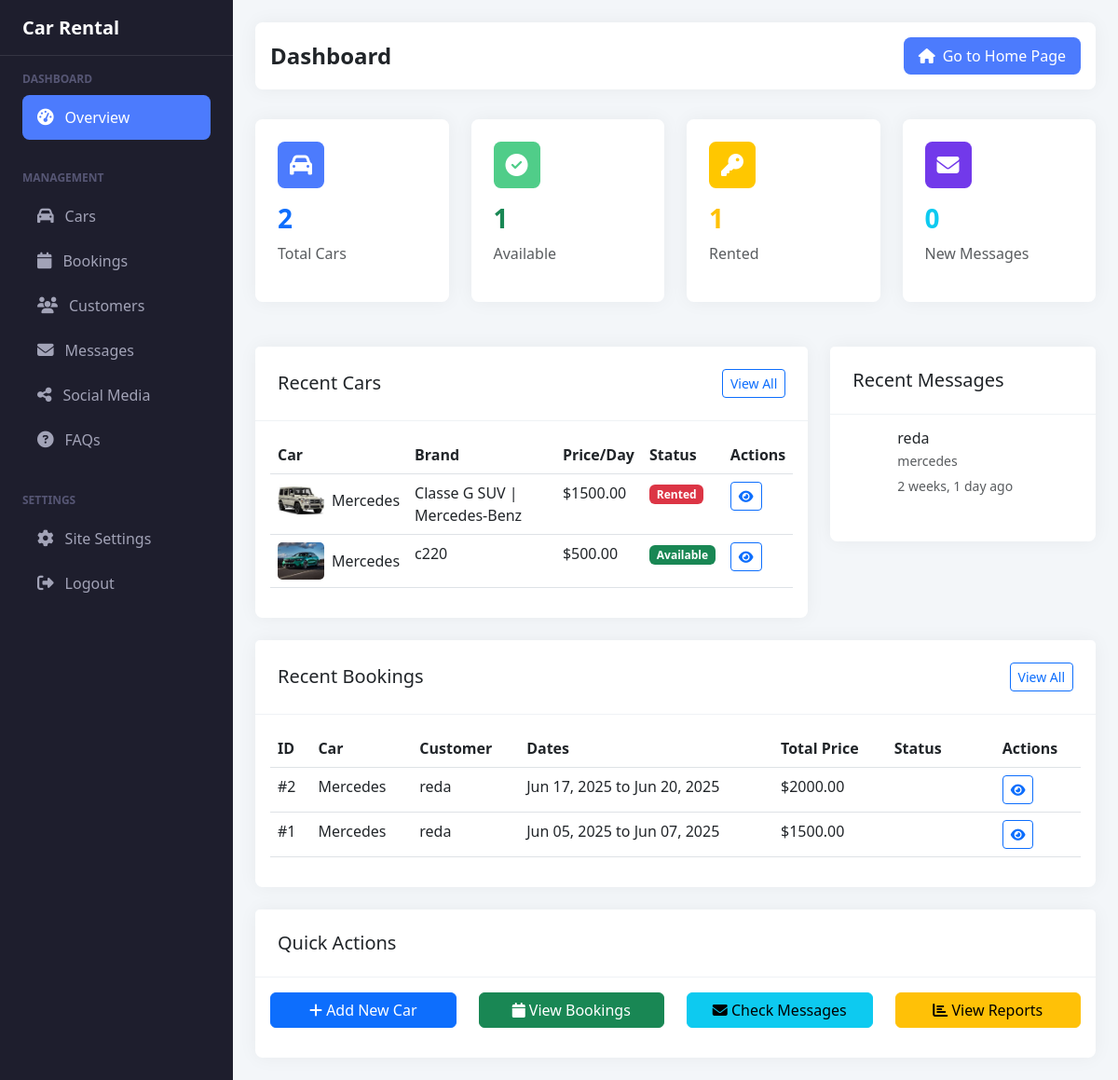
The page /dashboard/ (signed in) on the database its author committed.
### rentals/models.py (models this page shows, shortened)
class Car(models.Model):
    TRANSMISSION_CHOICES = [
        ('automatic', 'Automatic'),
        ('manual', 'Manual'),
    ]
    FUEL_CHOICES = [
        ('gasoline', 'Gasoline'),
        ('diesel', 'Diesel'),
        ('electric', 'Electric'),
        ('hybrid', 'Hybrid'),
    ]
    STATUS_CHOICES = [
        ('available', 'Available'),
        ('rented', 'Rented'),
        ('maintenance', 'Under Maintenance'),
    ]
    name = models.CharField(max_length=100)
    brand = models.CharField(max_length=50)
    model = models.CharField(max_length=50)
    description = models.TextField(blank=True, help_text="Detailed description of the car")
    phone_number = models.CharField(max_length=20, blank=True, help_text="Contact phone number for this car")
    price_per_day = models.DecimalField(max_digits=8, decimal_places=2)
    availability_status = models.CharField(max_length=20, choices=STATUS_CHOICES, default='available')
    transmission = models.CharField(max_length=20, choices=TRANSMISSION_CHOICES)
    fuel_type = models.CharField(max_length=20, choices=FUEL_CHOICES)
    seats = models.PositiveIntegerField(validators=[MinValueValidator(2), MaxValueValidator(9)])
    doors = models.PositiveIntegerField(validators=[MinValueValidator(2), MaxValueValidator(5)])
    engine_specs = models.CharField(max_length=50, help_text="e.g., 1.8L, 2.0L Turbo")
    air_conditioning = models.BooleanField(default=True)
    mileage = models.PositiveIntegerField(help_text="Total mileage in km")
    color = models.CharField(max_length=30)
    featured = models.BooleanField(default=False, help_text="Show on homepage")
    rating = models.DecimalField(max_digits=3, decimal_places=2, default=0.00,
                               validators=[MinValueValidator(0), MaxValueValidator(5)])
    total_reviews = models.PositiveIntegerField(default=0)
    created_at = models.DateTimeField(auto_now_add=True)
    updated_at = models.DateTimeField(auto_now=True)
    class Meta:
        ordering = ['-created_at']

class CarImage(models.Model):
    car = models.ForeignKey(Car, related_name='images', on_delete=models.CASCADE)
    image = models.ImageField(upload_to='car_images/')
    is_primary = models.BooleanField(default=False)
    alt_text = models.CharField(max_length=100, blank=True)
    class Meta:
        ordering = ['-is_primary', 'id']

class ContactMessage(models.Model):
    name = models.CharField(max_length=100)
    email = models.EmailField()
    phone = models.CharField(max_length=20, blank=True)
    subject = models.CharField(max_length=200)
    message = models.TextField()
    created_at = models.DateTimeField(auto_now_add=True)
    is_read = models.BooleanField(default=False)
    class Meta:
        ordering = ['-created_at']

class Booking(models.Model):
    STATUS_CHOICES = [
        ('pending', 'Pending'),
        ('confirmed', 'Confirmed'),
        ('cancelled', 'Cancelled'),
        ('completed', 'Completed'),
    ]
    car = models.ForeignKey(Car, on_delete=models.CASCADE, related_name='bookings')
    customer = models.ForeignKey(Customer, on_delete=models.CASCADE, related_name='bookings')
    start_date = models.DateField()
    end_date = models.DateField()
    total_price = models.DecimalField(max_digits=10, decimal_places=2)
    status = models.CharField(max_length=20, choices=STATUS_CHOICES, default='pending')
    created_at = models.DateTimeField(auto_now_add=True)
    updated_at = models.DateTimeField(auto_now=True)
    notes = models.TextField(blank=True)
    class Meta:
        ordering = ['-created_at']

class Customer(models.Model):
    user = models.OneToOneField(User, on_delete=models.CASCADE)
    phone = models.CharField(max_length=20)
    address = models.TextField()
    driver_license = models.CharField(max_length=50)
    created_at = models.DateTimeField(auto_now_add=True)

### rentals/views.py (the view)
# urls.py: path('dashboard/', views.admin_dashboard, name='admin_dashboard'),
@login_required
def admin_dashboard(request):
    if not request.user.is_superuser:
        return redirect('home')
    total_cars = Car.objects.count()
    available_cars = Car.objects.filter(availability_status='available').count()
    rented_cars = Car.objects.filter(availability_status='rented').count()
    messages_count = ContactMessage.objects.filter(is_read=False).count()
    total_bookings = Booking.objects.count()
    pending_bookings = Booking.objects.filter(status='pending').count()
    total_customers = Customer.objects.count()
    recent_cars = Car.objects.all()[:5]
    recent_bookings = Booking.objects.all()[:5]
    recent_messages = ContactMessage.objects.all()[:5]
    context = {
        'total_cars': total_cars,
        'available_cars': available_cars,
        'rented_cars': rented_cars,
        'messages_count': messages_count,
        'total_bookings': total_bookings,
        'pending_bookings': pending_bookings,
        'total_customers': total_customers,
        'recent_cars': recent_cars,
        'recent_bookings': recent_bookings,
        'recent_messages': recent_messages,
    }
    return render(request, 'rentals/admin/dashboard.html', context)

### rentals/context_processors.py (called while the page is built)
def site_settings(request):
    return {
        'site_settings': SiteSettings.get_settings()
    }

def social_media_links(request):
    return {
        'social_media_links': SocialMedia.objects.filter(is_active=True)
    }

def faqs(request):
    return {
        'global_faqs': FAQ.objects.filter(is_active=True).order_by('order', 'id')[:5]
    }

### rentals/models.py (called while the page is built)
    @classmethod
    def get_settings(cls):
        return cls.objects.first() or cls.objects.create()

### templates/rentals/admin/dashboard.html (shortened to what this page needs)
{% extends 'rentals/admin/base.html' %}
{% block page_title %}Dashboard{% endblock %}
{% block content %}
<div class="row mb-4">
    <div class="col-xl-3 col-md-6 mb-4">
        <div class="stats-card">
            <div class="stats-icon primary">
                <i class="fas fa-car"></i>
            </div>
            <h3 class="fw-bold text-primary">{{ total_cars }}</h3>
            <p class="text-muted">Total Cars</p>
        </div>
    </div>
    <div class="col-xl-3 col-md-6 mb-4">
        <div class="stats-card">
            <div class="stats-icon success">
                <i class="fas fa-check-circle"></i>
            </div>
            <h3 class="fw-bold text-success">{{ available_cars }}</h3>
            <p class="text-muted">Available</p>
        </div>
    </div>
    <div class="col-xl-3 col-md-6 mb-4">
        <div class="stats-card">
            <div class="stats-icon warning">
                <i class="fas fa-key"></i>
            </div>
            <h3 class="fw-bold text-warning">{{ rented_cars }}</h3>
            <p class="text-muted">Rented</p>
        </div>
    </div>
    <div class="col-xl-3 col-md-6 mb-4">
        <div class="stats-card">
            <div class="stats-icon info">
                <i class="fas fa-envelope"></i>
            </div>
            <h3 class="fw-bold text-info">{{ messages_count }}</h3>
            <p class="text-muted">New Messages</p>
        </div>
    </div>
</div>
<div class="row">
    <div class="col-lg-8 mb-4">
        <div class="card">
            <div class="card-header d-flex justify-content-between align-items-center">
                <h5 class="mb-0">Recent Cars</h5>
                <a href="{% url 'admin_cars_list' %}" class="btn btn-sm btn-outline-primary">View All</a>
            </div>
            <div class="card-body">
                <div class="table-responsive">
                    <table class="table table-hover">
                        <thead>
                            <tr>
                                <th>Car</th>
                                <th>Brand</th>
                                <th>Price/Day</th>
                                <th>Status</th>
                                <th>Actions</th>
                            </tr>
                        </thead>
                        <tbody>
                            {% for car in recent_cars %}
                            <tr>
                                <td>
                                    <div class="d-flex align-items-center">
                                        {% if car.images.first %}
                                            <img src="{{ car.images.first.image.url }}" alt="{{ car.name }}" style="width: 50px; height: 40px; object-fit: cover; border-radius: 5px;" class="me-2">
                                        {% else %}
                                            <div style="width: 50px; height: 40px; background: #f0f0f0; border-radius: 5px;" class="me-2 d-flex align-items-center justify-content-center">
                                                <i class="fas fa-car text-muted"></i>
                                            </div>
                                        {% endif %}
                                        <span class="fw-medium">{{ car.name }}</span>
                                    </div>
                                </td>
                                <td>{{ car.brand }}</td>
                                <td>${{ car.price_per_day }}</td>
                                <td>
                                    {% if car.availability_status == 'available' %}
                                        <span class="badge bg-success">Available</span>
                                    {% elif car.availability_status == 'rented' %}
                                        <span class="badge bg-danger">Rented</span>
                                    {% else %}
                                        <span class="badge bg-warning">Maintenance</span>
                                    {% endif %}
                                </td>
                                <td>
                                    <a href="{% url 'car_detail' car.pk %}" class="btn btn-sm btn-outline-primary">
                                        <i class="fas fa-eye"></i>
                                    </a>
                                </td>
                            </tr>
                            {% empty %}
                            <tr>
                                <td colspan="5" class="text-center text-muted">No cars available</td>
                            </tr>
                            {% endfor %}
                        </tbody>
                    </table>
                </div>
            </div>
        </div>
    </div>
    <div class="col-lg-4 mb-4">
        <div class="card">
            <div class="card-header">
                <h5 class="mb-0">Recent Messages</h5>
            </div>
            <div class="card-body">
                {% for message in recent_messages %}
                <div class="d-flex mb-3 pb-3 {% if not forloop.last %}border-bottom{% endif %}">
                    <div class="flex-shrink-0">
                        <div style="width: 40px; height: 40px; background: var(--primary-blue); border-radius: 50%; display: flex; align-items: center; justify-content: center;">
                            <i class="fas fa-user text-white"></i>
                        </div>
                    </div>
                    <div class="flex-grow-1 ms-3">
                        <h6 class="mb-1">{{ message.name }}</h6>
                        <p class="mb-1 small text-muted">{{ message.subject }}</p>
                        <small class="text-muted">{{ message.created_at|timesince }} ago</small>
                    </div>
                </div>
                {% empty %}
                <p class="text-muted text-center">No messages yet</p>
                {% endfor %}
            </div>
        </div>
    </div>
</div>
<div class="row mb-4">
    <div class="col-12">
        <div class="card">
            <div class="card-header d-flex justify-content-between align-items-center">
                <h5 class="mb-0">Recent Bookings</h5>
                <a href="{% url 'admin_bookings_list' %}" class="btn btn-sm btn-outline-primary">View All</a>
            </div>
            <div class="card-body">
                <div class="table-responsive">
                    <table class="table table-hover">
                        <thead>
                            <tr>
                                <th>ID</th>
                                <th>Car</th>
                                <th>Customer</th>
                                <th>Dates</th>
                                <th>Total Price</th>
                                <th>Status</th>
                                <th>Actions</th>
                            </tr>
                        </thead>
                        <tbody>
                            {% for booking in recent_bookings %}
                            <tr>
                                <td>#{{ booking.id }}</td>
                                <td>{{ booking.car.name }}</td>
                                <td>{{ booking.customer.user.first_name }}</td>
                                <td>{{ booking.start_date|date:"M d, Y" }} to {{ booking.end_date|date:"M d, Y" }}</td>
                                <td>${{ booking.total_price }}</td>
                                <td>
                                    <span class="badge bg-{{ booking.status }}">
                                    </span>
                                </td>
                                <td>
                                    <a href="{% url 'admin_view_booking' booking.id %}" class="btn btn-sm btn-outline-primary">
                                        <i class="fas fa-eye"></i>
                                    </a>
                                </td>
                            </tr>
                            {% empty %}
                            <tr>
                                <td colspan="6" class="text-center text-muted">No bookings available</td>
                            </tr>
                            {% endfor %}
                        </tbody>
                    </table>
                </div>
            </div>
        </div>
    </div>
</div>
<div class="row">
    <div class="col-12">
        <div class="card">
            <div class="card-header">
                <h5 class="mb-0">Quick Actions</h5>
            </div>
            <div class="card-body">
                <div class="row">
                    <div class="col-md-3 mb-3">
                        <a href="{% url 'admin_add_car' %}" class="btn btn-primary w-100">
                            <i class="fas fa-plus"></i> Add New Car
                        </a>
                    </div>
                    <div class="col-md-3 mb-3">
                        <a href="{% url 'admin_bookings_list' %}" class="btn btn-success w-100">
                            <i class="fas fa-calendar"></i> View Bookings
                        </a>
                    </div>
                    <div class="col-md-3 mb-3">
                        <a href="{% url 'admin_messages_list' %}" class="btn btn-info w-100">
                            <i class="fas fa-envelope"></i> Check Messages
                        </a>
                    </div>
                    <div class="col-md-3 mb-3">
                        <a href="#" class="btn btn-warning w-100">
                            <i class="fas fa-chart-bar"></i> View Reports
                        </a>
                    </div>
                </div>
            </div>
        </div>
    </div>
</div>
{% endblock %}

### templates/rentals/admin/base.html (style rules this page uses)
:root { --sidebar-width: 250px; --header-height: 60px; --primary-color: #4C7BFD; --sidebar-bg: #1E1E2D; --sidebar-color: #A2A3B7; --sidebar-hover: #2A2A3C; }
body { min-height: 100vh; background-color: #F3F6F9; }
.card { border: none; border-radius: 0.475rem; box-shadow: 0 0 20px rgba(0,0,0,0.05); }
.card-header { background: white; border-bottom: 1px solid #EFF2F5; padding: 1.5rem; }
.stats-card { background: white; border-radius: 0.475rem; padding: 1.5rem; height: 100%; box-shadow: 0 0 20px rgba(0,0,0,0.05); }
.stats-icon { width: 50px; height: 50px; border-radius: 0.475rem; display: flex; align-items: center; justify-content: center; margin-bottom: 1rem; }
.stats-icon i { font-size: 1.5rem; color: white; }
.stats-icon.primary { background: var(--primary-color); }
.stats-icon.success { background: #50CD89; }
.stats-icon.warning { background: #FFC700; }
.stats-icon.info { background: #7239EA; }

### templates/rentals/admin/dashboard.html (style rules this page uses)
.badge.bg-pending { background-color: var(--warning); }
.badge.bg-confirmed { background-color: var(--success); }

### rows shown on the page
Car: images.first.image (picture), name "Mercedes", brand "Classe G SUV | Mercedes-Benz", price_per_day "1500.00", availability_status "Rented"
Car: images.first.image (picture), name "Mercedes", brand "c220", price_per_day "500.00", availability_status "Available"
ContactMessage: name "reda", subject "mercedes", created_at "2 weeks, 1 day"
Booking: id "2", car.name "Mercedes", customer.user.first_name "reda", start_date "Jun 17, 2025", end_date "Jun 20, 2025", total_price "2000.00"
Booking: id "1", car.name "Mercedes", customer.user.first_name "reda", start_date "Jun 05, 2025", end_date "Jun 07, 2025", total_price "1500.00"

### other values the page prints
{{ site_settings.site_name|default:"Car Rental" }} "Car Rental"
{{ total_cars }} "2"
{{ available_cars }} "1"
{{ rented_cars }} "1"
{{ messages_count }} "0"
